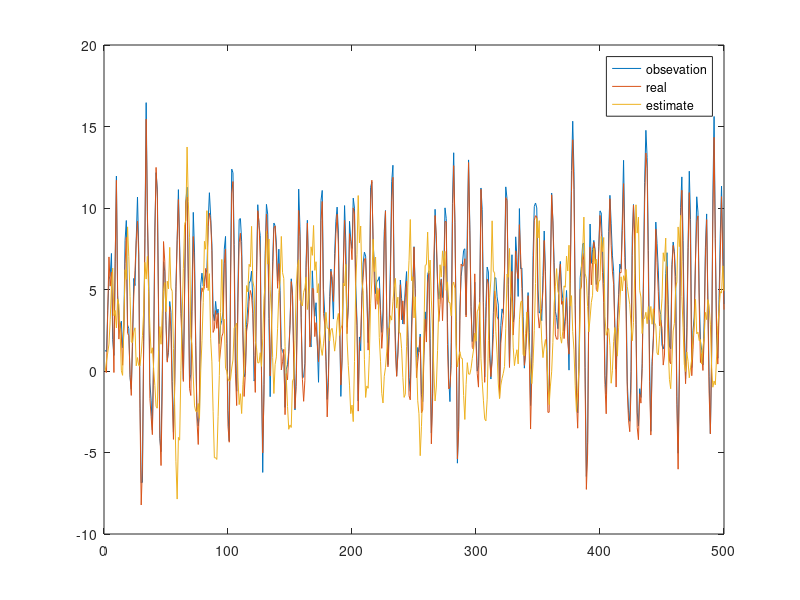
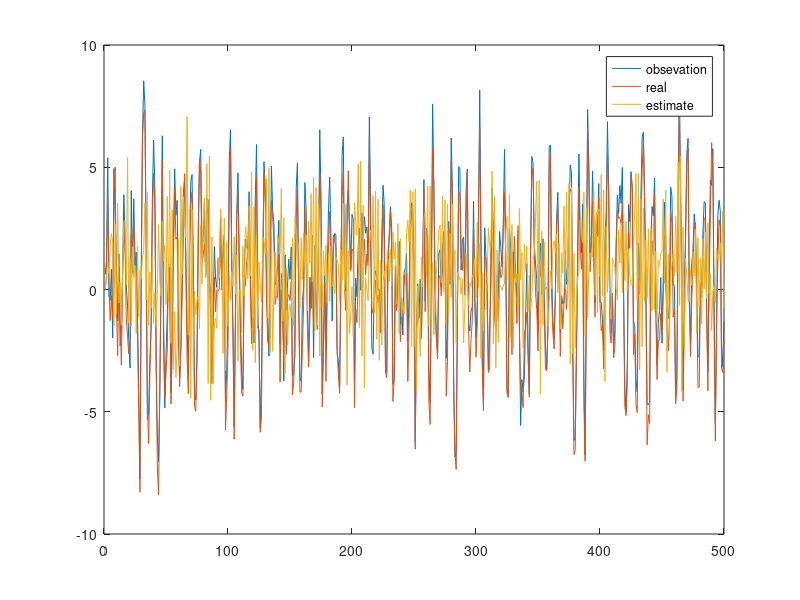
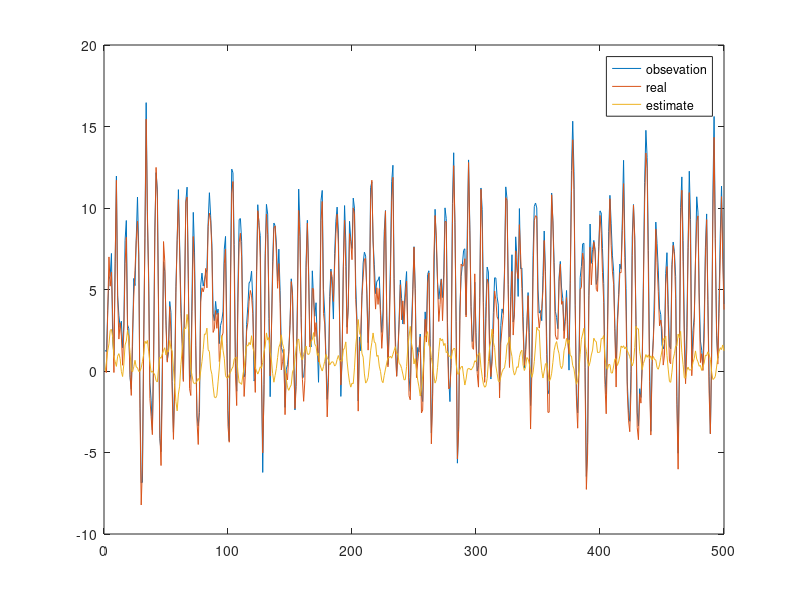
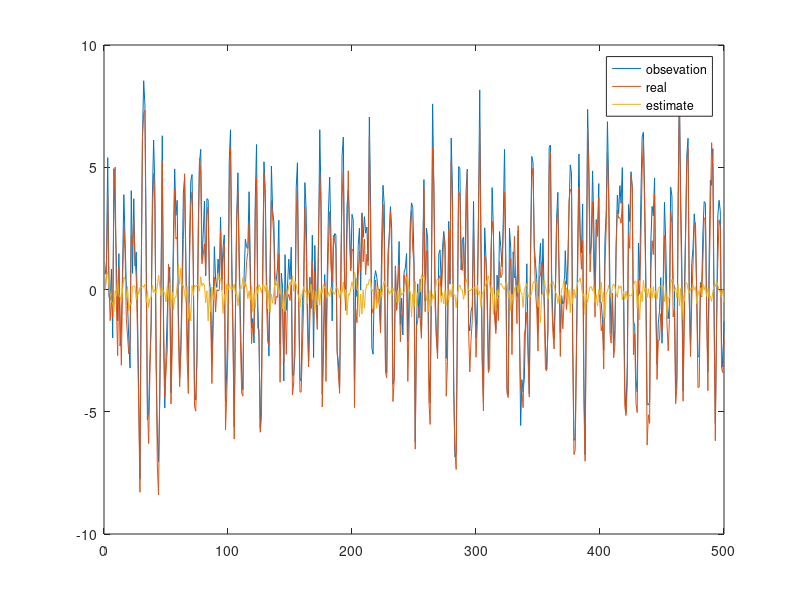

Write the MATLAB code that produced these figures, in order. (Note: this script raises an error after producing the figures.)
clear;
clc;

%%%%%%%%  non-symmetric Noise  %%%%%%%%%%%%%
load NoiseNonSymUniformData3dim.mat
NoiseNonSymUniformData3dim = random_ellips_norm3_NonSym;
load NoiseNonSymUniformData2dim.mat
NoiseNonSymUniformData2dim = random_ellips_norm2_NonSym;

N = length(NoiseNonSymUniformData2dim);

F = [0 1 0; 0 0 1; 0.2 -0.9 1.3];
Q = [5 0 -1; 0 5 0; -1 0 5];
H = [1.2 1.5 -0.9; -1 0.8 1.1];
R = [5 -2; -2 5];

x(:,1) = [0; 0; 0];
y(:,1) = H*x(:,1)+NoiseNonSymUniformData2dim(:,1);
y_real(:,1) = H*x(:,1);

for i = 1:N-1
    x(:,i+1) = F*x(:,i)+NoiseNonSymUniformData3dim(:,i);
    y(:,i+1) = H*x(:,i+1)+NoiseNonSymUniformData2dim(:,i);
    y_real(:,i+1) = H*x(:,i+1);
end



%%%%%%%%%  KalmanFilter (confidence=99%)  %%%%%%%%%

Sigma_3Dim = 0.000675*[5 0 -1; 0 5 0; -1 0 5];
Sigma_2Dim = 0.01*[5 -2; -2 5];

x_hat(:,1) = [0; 0; 0];
y_hat(:,1) = H*x_hat(:,1);
P(:,:,1) = [10 0 0; 0 10 0; 0 0 10];
for i = 1:N-1
    x_hat(:,i+1) = F*x_hat(:,i);
    P(:,:,i+1) = F*P(:,:,i)*F'+Sigma_3Dim;
    K(:,:,i+1) = P(:,:,i+1)*H'*inv(H*P(:,:,i+1)*H'+Sigma_2Dim);
    x_hat(:,i+1) = x_hat(:,i+1)+K(:,:,i+1)*(y(i+1)-H*x_hat(:,i+1));
    P(:,:,i+1) = (eye(3,3)-K(:,:,i+1)*H)*P(:,:,i+1);
    y_hat(:,i+1) = H*x_hat(:,i+1);
end

figure(1)
plot(y(1,:)); hold on;
plot(y_real(1,:)); hold on;
plot(y_hat(1,:)); hold off;
legend('obsevation','real','estimate');
figure(2)
plot(y(2,:)); hold on;
plot(y_real(2,:)); hold on;
plot(y_hat(2,:)); hold off;
legend('obsevation','real','estimate');



%%%%%%%%%  KalmanFilter (confidence=90%)  %%%%%%%%%

Sigma_3Dim = 0.00072*[5 0 -1; 0 5 0; -1 0 5];
Sigma_2Dim = 0.2*[5 -2; -2 5];

x_hat(:,1) = [0; 0; 0];
y_hat(:,1) = H*x_hat(:,1);
P(:,:,1) = [10 0 0; 0 10 0; 0 0 10];
for i = 1:N-1
    x_hat(:,i+1) = F*x_hat(:,i);
    P(:,:,i+1) = F*P(:,:,i)*F'+Sigma_3Dim;
    K(:,:,i+1) = P(:,:,i+1)*H'*inv(H*P(:,:,i+1)*H'+Sigma_2Dim);
    x_hat(:,i+1) = x_hat(:,i+1)+K(:,:,i+1)*(y(i+1)-H*x_hat(:,i+1));
    P(:,:,i+1) = (eye(3,3)-K(:,:,i+1)*H)*P(:,:,i+1);
    y_hat(:,i+1) = H*x_hat(:,i+1);
end

figure(3)
plot(y(1,:)); hold on;
plot(y_real(1,:)); hold on;
plot(y_hat(1,:)); hold off;
legend('obsevation','real','estimate');
figure(4)
plot(y(2,:)); hold on;
plot(y_real(2,:)); hold on;
plot(y_hat(2,:)); hold off;
legend('obsevation','real','estimate');


%%%%%%%%%  set membership filter  %%%%%%%%%
P(:,:,1) = [10 0 0; 0 10 0; 0 0 10];
x_hat(:,1) = [0; 0; 0];
y_hat(:,1) = H*x_hat(:,1);
syms q_solve p_solve
for i = 1:N-1

    %%%% state update %%%%%
    x_hat(:,i+1) = F*x_hat(:,i);

    %%%%%% minimal volum p  %%%%%%%%%%%
    n = 3;
    Q1 = F*P(:,:,i)*F';
    Q2 = Q;
    eigenvalue = eig(Q1*inv(Q2));
    eqn = 1/(eigenvalue(1)+p_solve)+1/(eigenvalue(2)+p_solve)+1/(eigenvalue(3)+p_solve) == n/p_solve/(p_solve+1);
    p_ = double(solve(eqn,p_solve));
    index = find(p_>0,1);
    p = p_(index);    

    %%%%%% matrix updata %%%%%%%
    P(:,:,i+1) = (1/p+1)*F*P(:,:,i)*F'+(p+1)*Q;

    %%%%%% minimal volum p  %%%%%%%%%%%
    n = 3;
    e(:,i+1) = y(:,i+1)-H*x_hat(:,i+1);
    criteria = n*(1-e(:,i+1)'*inv(R)*e(:,i+1))-trace(P(:,:,i+1)*H'*inv(R)*H);
    if criteria > 0
        q = 0;
    else
%         rank(P(:,:,i+1)*H'*inv(R)*H)
        eigenvalue_q = eig(P(:,:,i+1)*H'*inv(R)*H);
        beta_d = 1-e(:,i+1)'*inv(q_solve^(-1)*R+H*P(:,:,i+1)*H')*q_solve^(-2)*R*inv(q_solve^(-1)*R+H*P(:,:,i+1)*H')*e(:,i+1);
        beta = 1+q_solve-e(:,i+1)'*inv(1/q_solve*R+H*P(:,:,i+1)*H')*e(:,i+1);
        eqn = eigenvalue_q(1)/(1+q_solve*eigenvalue_q(1))+eigenvalue_q(2)/(1+q_solve*eigenvalue_q(2)) == n*beta_d/beta;
%         eqn = 1/(eigenvalue(1)+q_solve)+1/(eigenvalue(2)+q_solve) == n*beta_d/beta;
        q_ = double(solve(eqn,q_solve));
        index = find(q_>0,1);
        q = q_(index);
    end

    %%%%%% obsevation update %%%%
    L(:,:,i+1) = P(:,:,i+1)*H'*inv(H*P(:,:,i+1)*H'+1/q*R);
%     e(:,i+1) = z_real(:,i+1)-H*x_hat(:,i+1);
    x_hat(:,i+1) = x_hat(:,i+1)+L(:,:,i+1)*e(:,i+1);
    beta = 1+q-e(:,i+1)'*inv(1/q*R+H*P(:,:,i+1)*H')*e(:,i+1);
    P(:,:,i+1) = beta*((eye(3,3)-L(:,:,i+1)*H)*P(:,:,i+1)*(eye(3,3)-L(:,:,i+1)*H)'+1/q*L(:,:,i+1)*R*L(:,:,i+1)');

    y_hat(:,i+1) = H*x_hat(:,i+1);

end

figure(5)
plot(y(1,:)); hold on;
plot(y_real(1,:)); hold on;
plot(y_hat(1,:)); hold off;
legend('obsevation','real','estimate');
figure(6)
plot(y(2,:)); hold on;
plot(y_real(2,:)); hold on;
plot(y_hat(2,:)); hold off;
legend('obsevation','real','estimate');
























